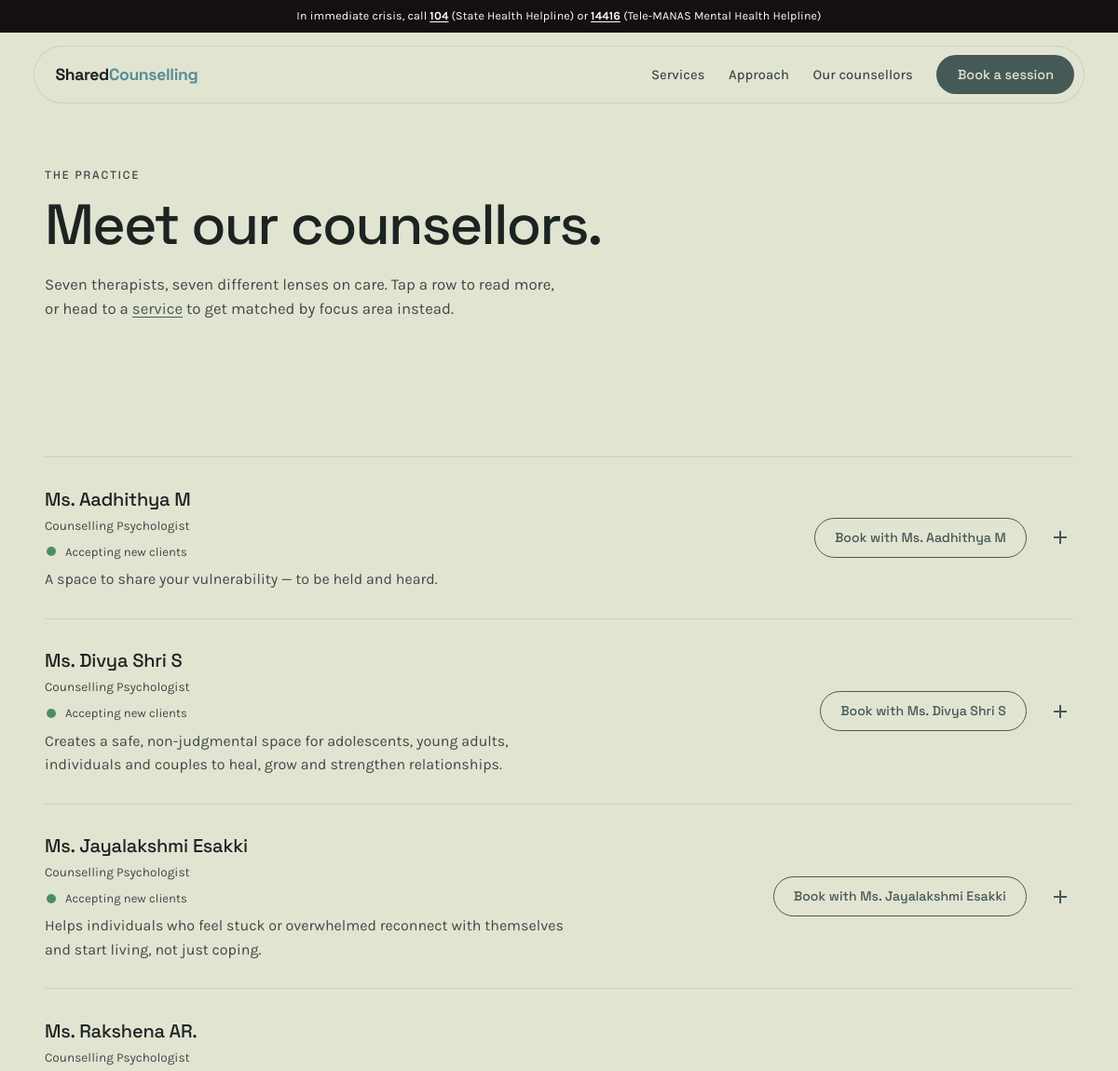
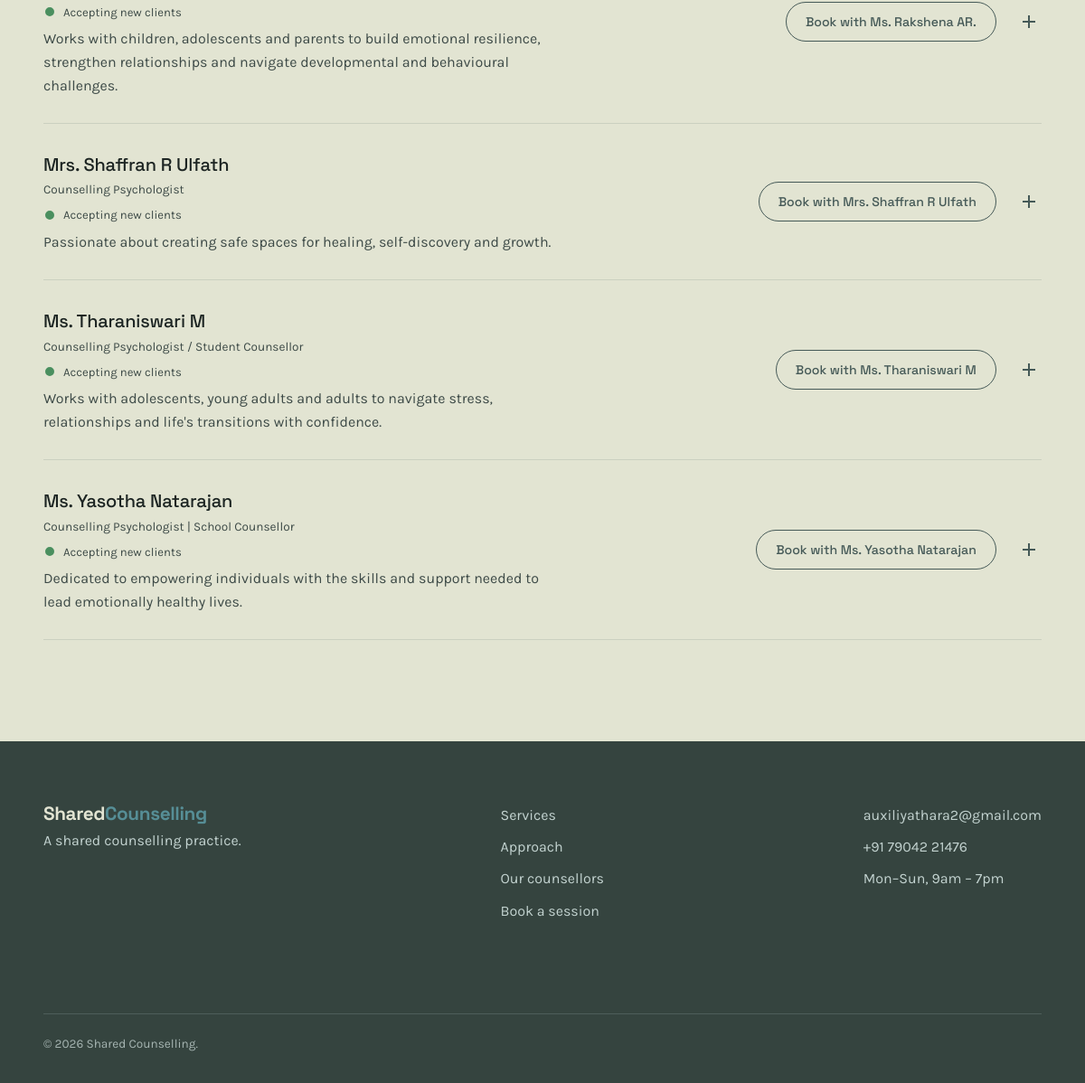
The app's page /counsellors/ with its own data (2 pictures, top to bottom).
### core/models.py (models this page shows, shortened)
class Counsellor(models.Model):
    slug = models.SlugField(max_length=64, unique=True)
    name = models.CharField(max_length=120)
    credentials = models.CharField(max_length=160)
    photo = models.ImageField(upload_to="counsellors/", blank=True)
    photo_placeholder = models.CharField(max_length=200, default="images/face_1.avif", blank=True)
    location = models.CharField(max_length=120)
    is_active = models.BooleanField(default=True)
    languages = models.JSONField(default=list, blank=True)
    modes = models.JSONField(default=list, blank=True)
    intro = models.TextField()
    bio = models.TextField()
    modalities = models.JSONField(default=list, blank=True)
    fee_note = models.CharField(max_length=200, blank=True, default="")
    user = models.OneToOneField(
        settings.AUTH_USER_MODEL,
        on_delete=models.SET_NULL,
        null=True,
        blank=True,
        related_name="counsellor_profile",
    )

### core/views.py (the view)
# urls.py: path('counsellors/', views.counsellors, name='counsellors'),
def counsellors(request):
    topic_labels = get_topic_labels()
    context = {
        "counsellors": [_resolved_counsellor(c, topic_labels) for c in get_counsellors()],
    }
    return render(request, "counsellors.html", context)

### core/data.py (called while the page is built)
def get_topic_labels():
    return {t.slug: t.label for t in Topic.objects.select_related("category")}

def _placeholder_path(path):
    if path.endswith(".png") and path.startswith("images/face_"):
        return f"{path[:-4]}.avif"
    return path

def _resolve_photos(counsellor):
    placeholder = static(_placeholder_path(counsellor.photo_placeholder))
    if not counsellor.photo:
        return placeholder, placeholder
    storage = counsellor.photo.storage
    name = counsellor.photo.name
    thumb_path = thumb_name(name)
    card_path = card_name(name)
    if not storage.exists(thumb_path) or not storage.exists(card_path):
        write_variants(counsellor)
        name = counsellor.photo.name
        thumb_path = thumb_name(name)
        card_path = card_name(name)
    detail = storage.url(card_path) if storage.exists(card_path) else counsellor.photo.url
    thumb = storage.url(thumb_path) if storage.exists(thumb_path) else counsellor.photo.url
    return detail, thumb

def _working_hours_dict(counsellor):
    hours = {}
    for block in counsellor.hour_blocks.all():
        hours.setdefault(block.weekday, []).append(
            (block.start_time.strftime("%H:%M"), block.end_time.strftime("%H:%M"))
        )
    return hours

def _specialties_dict(counsellor):
    return {link.topic.slug: link.level for link in counsellor.specialty_links.all()}

def _to_dict(counsellor):
    photo, photo_thumb = _resolve_photos(counsellor)
    return {
        "slug": counsellor.slug,
        "name": counsellor.name,
        "credentials": counsellor.credentials,
        "photo": photo,
        "photo_thumb": photo_thumb,
        "is_active": counsellor.is_active,
        "modes": counsellor.modes,
        "languages": counsellor.languages,
        "location": counsellor.location,
        "intro": counsellor.intro,
        "bio": counsellor.bio,
        "modalities": counsellor.modalities,
        "specialties": _specialties_dict(counsellor),
        "fee_note": counsellor.fee_note,
        "working_hours": _working_hours_dict(counsellor),
    }

def _counsellor_queryset(*, bookable_only=False):
    qs = Counsellor.objects.prefetch_related("hour_blocks", "specialty_links__topic")
    if bookable_only:
        qs = qs.filter(is_active=True)
    return qs

def get_counsellors(*, bookable_only=False):
    return [_to_dict(c) for c in _counsellor_queryset(bookable_only=bookable_only)]

### core/images.py (called while the page is built)
def thumb_name(photo_name):
    return f"counsellors/thumbs/{Path(photo_name).stem}.webp"

### core/templates/counsellors.html (shortened to what this page needs)
{% extends "base.html" %}
{% load static %}
{% block extra_css %}<link rel="stylesheet" href="{% static 'css/counsellors.css' %}" />{% endblock %}
{% block content %}
      <section class="counsellors-hero" aria-labelledby="counsellors-page-heading">
        <div class="wrap">
          <p class="eyebrow">The practice</p>
          <h1 id="counsellors-page-heading">Meet our counsellors.</h1>
          <p class="lede">
            Seven therapists, seven different lenses on care. Tap a row to
            read more, or head to a
            <a href="{% url 'index' %}#services">service</a> to get matched
            by focus area instead.
          </p>
        </div>
      </section>
      <section class="counsellors-list-section" aria-labelledby="list-heading">
        <div class="wrap">
          <ul class="counsellors-list">
            {% for c in counsellors %}
            <li class="counsellor-row" id="{{ c.slug }}">
              <details class="counsellor-accordion">
                <summary class="counsellor-summary">
                  <div class="summary-text">
                    <h3>{{ c.name }}</h3>
                    <p class="designation">{{ c.credentials }}</p>
                    <p class="status-line">
                      <span class="status-dot {% if c.is_active %}is-active{% else %}is-inactive{% endif %}"></span>
                      {% if c.is_active %}Accepting new clients{% else %}Not currently available{% endif %}
                    </p>
                    <p class="intro">{{ c.intro }}</p>
                  </div>
                  {% if c.is_active %}
                  <a class="row-cta btn btn-outline" href="{% url 'book' %}?counsellor={{ c.slug }}">Book with {{ c.name }}</a>
                  {% else %}
                  <span class="row-cta btn btn-outline is-disabled" aria-disabled="true">Not accepting bookings</span>
                  {% endif %}
                  <span class="chevron" aria-hidden="true"></span>
                </summary>
              </details>
            </li>
            {% endfor %}
          </ul>
        </div>
      </section>
{% endblock %}

### static/css/index.css (style rules this page uses)
:root { --slate: #455957; --slate-deep: #35443f; --sage: #e2e4d2; --surface: #eeeee4; --teal: #568e96; --teal-soft: #c3d3d0; --ink: #1c2422; --ink-soft: #3d4a47; --radius-lg: 28px; --radius: 16px; --font-display: "Space Grotesk", -apple-system, sans-serif; --font-body: "Karla", -apple-system, sans-serif; --crisis-bar-h: 2.2rem; }
* { margin: 0; padding: 0; box-sizing: border-box; -webkit-tap-highlight-color: transparent; user-select: none; -webkit-user-select: none; }
html { scroll-behavior: smooth; }
body { font-family: var(--font-body); background: var(--sage); color: var(--ink); line-height: 1.6; -webkit-font-smoothing: antialiased; overflow-x: hidden; padding-top: var(--crisis-bar-h); }
a { color: inherit; }
.wrap { width: min(1200px, 92%); margin-inline: auto; }
.eyebrow { font-family: var(--font-display); font-size: 0.75rem; font-weight: 500; letter-spacing: 0.16em; text-transform: uppercase; color: var(--ink-soft); }
.btn { display: inline-flex; align-items: center; gap: 0.5rem; padding: 0.9rem 1.9rem; border-radius: 999px; font-family: var(--font-display); font-weight: 500; font-size: 1rem; text-decoration: none; transition: transform 0.25s cubic-bezier(0.2, 0.8, 0.3, 1), background 0.25s, box-shadow 0.25s; }
.btn-outline { border: 1.5px solid var(--slate); color: var(--slate); }
section { padding-block: 7rem; }
.status-dot { width: 14px; height: 14px; border-radius: 50%; border: 2px solid var(--sage); flex-shrink: 0; }
.status-dot.is-active { background: #4a8f5f; }

### static/css/counsellors.css (style rules this page uses)
.counsellors-hero { padding: 9rem 0 2rem; }
.counsellors-hero h1 { font-family: var(--font-display); font-weight: 500; font-size: clamp(2.2rem, 5.2vw, 3.8rem); line-height: 1.05; letter-spacing: -0.03em; margin-top: 0.7rem; }
.counsellors-hero .lede { color: var(--ink-soft); max-width: 56ch; margin-top: 1.2rem; font-size: clamp(1rem, 1.4vw, 1.15rem); }
.counsellors-hero .lede a { color: var(--slate); text-decoration: underline; text-underline-offset: 3px; }
.counsellors-list { list-style: none; border-top: 1px solid color-mix(in srgb, var(--slate) 14%, transparent); }
.counsellor-row { border-bottom: 1px solid color-mix(in srgb, var(--slate) 14%, transparent); }
.counsellor-accordion summary { list-style: none; cursor: pointer; }
.counsellor-summary { display: flex; align-items: center; gap: 1.4rem; padding-block: 1.8rem; }
.summary-text { flex: 1; min-width: 0; }
.summary-text h3 { font-family: var(--font-display); font-weight: 500; font-size: 1.25rem; letter-spacing: -0.01em; }
.summary-text .designation { font-size: 0.85rem; color: var(--ink-soft); margin-top: 0.1rem; }
.summary-text .intro { color: var(--ink-soft); margin-top: 0.4rem; max-width: 60ch; }
.status-line { display: flex; align-items: center; gap: 0.5rem; font-size: 0.82rem; color: var(--ink-soft); margin-top: 0.4rem; }
.row-cta { flex-shrink: 0; padding: 0.6rem 1.3rem; font-size: 0.88rem; }
.chevron { flex-shrink: 0; width: 28px; height: 28px; position: relative; }
.chevron::before, .chevron::after { content: ""; position: absolute; top: 50%; left: 50%; background: var(--slate); transition: transform 0.25s ease; }
.chevron::before { width: 14px; height: 2px; transform: translate(-50%, -50%); }
.chevron::after { width: 2px; height: 14px; transform: translate(-50%, -50%); }

### records on screen
Counsellor: name "Ms. Aadhithya M", credentials "Counselling Psychologist", intro "A space to share your vulnerability — to be held and heard.", name "Ms. Aadhithya M"
Counsellor: name "Ms. Divya Shri S", credentials "Counselling Psychologist", intro "Creates a safe, non-judgmental space for adolescents, young adults, individuals and couples to heal, grow and strengthen relationships.", name "Ms. Divya Shri S"
Counsellor: name "Ms. Jayalakshmi Esakki", credentials "Counselling Psychologist", intro "Helps individuals who feel stuck or overwhelmed reconnect with themselves and start living, not just coping.", name "Ms. Jayalakshmi Esakki"
Counsellor: name "Ms. Rakshena AR.", credentials "Counselling Psychologist", intro "Works with children, adolescents and parents to build emotional resilience, strengthen relationships and navigate developmental and behavioural challenges.", name "Ms. Rakshena AR."
Counsellor: name "Mrs. Shaffran R Ulfath", credentials "Counselling Psychologist", intro "Passionate about creating safe spaces for healing, self-discovery and growth.", name "Mrs. Shaffran R Ulfath"
Counsellor: name "Ms. Tharaniswari M", credentials "Counselling Psychologist / Student Counsellor", intro "Works with adolescents, young adults and adults to navigate stress, relationships and life's transitions with confidence.", name "Ms. Tharaniswari M"
Counsellor: name "Ms. Yasotha Natarajan", credentials "Counselling Psychologist | School Counsellor", intro "Dedicated to empowering individuals with the skills and support needed to lead emotionally healthy lives.", name "Ms. Yasotha Natarajan"
